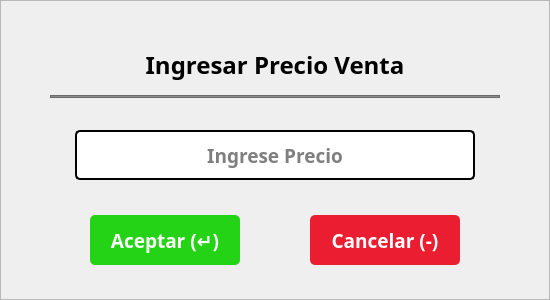
    <widget class="QFrame" name="frmIngresarPrecioVenta">
     <property name="geometry">
      <rect>
       <x>685</x>
       <y>390</y>
       <width>550</width>
       <height>300</height>
      </rect>
     </property>
     <property name="styleSheet">
      <string notr="true">#frmIngresarPrecioVenta{background-color: rgb(255, 255, 255);
color: rgb(0, 0, 0);
border:none;
border-radius: 10px;
border: 2px solid #D9D9D9;}</string>
     </property>
     <property name="frameShape">
      <enum>QFrame::StyledPanel</enum>
     </property>
     <property name="frameShadow">
      <enum>QFrame::Raised</enum>
     </property>
     <widget class="QLabel" name="lblTextoIngresarPrecioVenta">
      <property name="geometry">
       <rect>
        <x>50</x>
        <y>35</y>
        <width>450</width>
        <height>60</height>
       </rect>
      </property>
      <property name="font">
       <font>
        <family>Poppins</family>
        <pointsize>18</pointsize>
        <weight>75</weight>
        <bold>true</bold>
       </font>
      </property>
      <property name="text">
       <string>Ingresar Precio Venta</string>
      </property>
      <property name="alignment">
       <set>Qt::AlignCenter</set>
      </property>
     </widget>
     <widget class="QLineEdit" name="txtIngresarPrecioVenta">
      <property name="geometry">
       <rect>
        <x>75</x>
        <y>130</y>
        <width>400</width>
        <height>50</height>
       </rect>
      </property>
      <property name="font">
       <font>
        <family>Poppins</family>
        <pointsize>14</pointsize>
        <weight>75</weight>
        <bold>true</bold>
       </font>
      </property>
      <property name="styleSheet">
       <string notr="true">background-color: rgb(255, 255, 255);
color: rgb(0, 0, 0);
border-radius: 5px;
border: 2px solid #000;
padding: 5px</string>
      </property>
      <property name="text">
       <string/>
      </property>
      <property name="alignment">
       <set>Qt::AlignCenter</set>
      </property>
      <property name="placeholderText">
       <string>Ingrese Precio</string>
      </property>
     </widget>
     <widget class="QPushButton" name="btnAceptarFrmIngresarPrecioVenta">
      <property name="geometry">
       <rect>
        <x>90</x>
        <y>215</y>
        <width>150</width>
        <height>50</height>
       </rect>
      </property>
      <property name="font">
       <font>
        <family>Poppins</family>
        <pointsize>14</pointsize>
        <weight>75</weight>
        <bold>true</bold>
       </font>
      </property>
      <property name="cursor">
       <cursorShape>PointingHandCursor</cursorShape>
      </property>
      <property name="styleSheet">
       <string notr="true">background-color: rgb(36, 211, 21);
color: rgb(255, 255, 255);
border:none;
border-radius: 5px;</string>
      </property>
      <property name="text">
       <string>Aceptar (↵)</string>
      </property>
      <property name="flat">
       <bool>false</bool>
      </property>
     </widget>
     <widget class="QPushButton" name="btnCancelarFrmIngresarPrecioVenta">
      <property name="geometry">
       <rect>
        <x>310</x>
        <y>215</y>
        <width>150</width>
        <height>50</height>
       </rect>
      </property>
      <property name="font">
       <font>
        <family>Poppins</family>
        <pointsize>14</pointsize>
        <weight>75</weight>
        <bold>true</bold>
       </font>
      </property>
      <property name="cursor">
       <cursorShape>PointingHandCursor</cursorShape>
      </property>
      <property name="styleSheet">
       <string notr="true">background-color: rgb(234, 29, 49);
color: rgb(255, 255, 255);
border:none;
border-radius: 5px;</string>
      </property>
      <property name="text">
       <string>Cancelar (-)</string>
      </property>
     </widget>
     <widget class="QFrame" name="frame_10">
      <property name="geometry">
       <rect>
        <x>50</x>
        <y>95</y>
        <width>450</width>
        <height>3</height>
       </rect>
      </property>
      <property name="styleSheet">
       <string notr="true">background-color: rgb(139, 139, 139);</string>
      </property>
      <property name="frameShape">
       <enum>QFrame::StyledPanel</enum>
      </property>
      <property name="frameShadow">
       <enum>QFrame::Raised</enum>
      </property>
     </widget>
    </widget>
